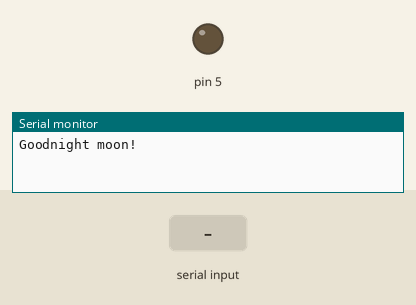
This sketch was run on a simulated Arduino Uno, built with avr-gcc and run on an emulated ATmega328P. On the bench: output pins drawn as LEDs (lit = HIGH), the last lines printed to the serial monitor. The inputs (shaded band) are chosen by the test bench.

Above: at 1.2 s.
1.3 s: "R" received over the second serial link
At 2.1 s:
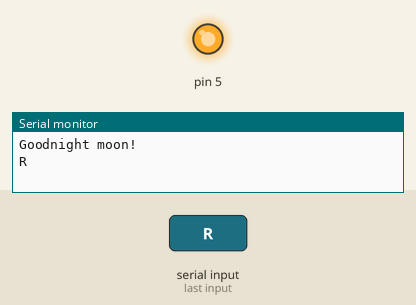
2.8 s: "Y" received over the second serial link
4.3 s: "G" received over the second serial link
Timing chart, 0 to 7.3 s (numbered marks = the images above; inputs shaded):
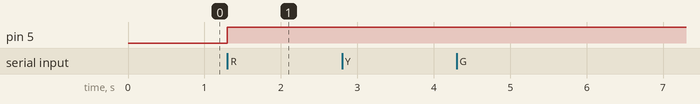

The sketch:

sketch_feb1d_LED_ONOFF_With_blootooth.ino
```cpp
#include <SoftwareSerial.h>

char temp;

SoftwareSerial mySerial(10, 11); // RX, TX

void setup() {
  // Open serial communications and wait for port to open:
  pinMode(5,OUTPUT);
  Serial.begin(9600);
  while (!Serial) {
    ; // wait for serial port to connect. Needed for native USB port only
  }


  Serial.println("Goodnight moon!");

  // set the data rate for the SoftwareSerial port
  mySerial.begin(9600);
  mySerial.println("Hello, world?");
}

void loop() {
  if (mySerial.available()) {
    temp = mySerial.read();
    Serial.print(temp);
    if(temp=="R"); {
      digitalWrite(5, HIGH);
    }
    if (temp=="Y") {
      digitalWrite(5,LOW);
    }

    if(temp=="G"); {
      digitalWrite(6, HIGH);
    }
    if (temp=="B") {
      digitalWrite(6,LOW);
    }
  }
  if (Serial.available()) {
    mySerial.write(Serial.read());
  }
}
```

Measured:
- after the input at 1.3 s, pin 5: LOW → HIGH at once
